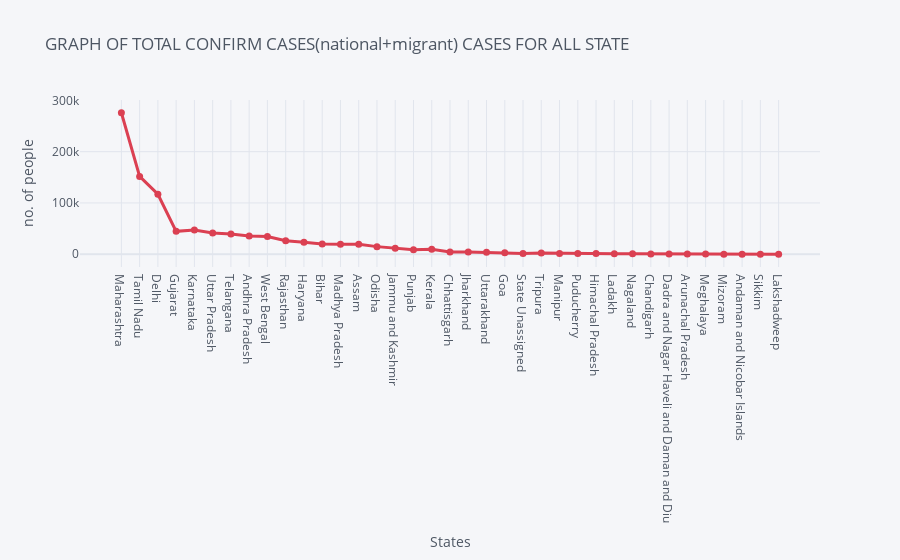

Notebook code for this chart:
### Code cell
#Total_confirm_cases1=df.groupby('State_code')['Total_confirmed_cases'].sum().sort_values(ascending=False).to_frame()
#Total_confirm_cases1['Total_confirmed_cases'].plot(figsize=(20,5),linewidth=4,color='b')
#plt.title('GRAPH OF TOTAL CONFIRM CASES(national+migrant) CASES FOR ALL STATE')

#scatter plotly
df.iplot(kind='scatter',x='State',y=['Total_confirmed_cases'],color='red',width=3,mode='markers+lines',size=7,title='GRAPH OF TOTAL CONFIRM CASES(national+migrant) CASES FOR ALL STATE',xTitle='States',yTitle='no. of people')

### Figure 1 — Plotly figure (JSON) as saved in the notebook; plotly's stock layout.template omitted (floating-point values rounded to 4 significant figures)
{"data": [{"line": {"color": "rgba(219, 64, 82, 1.0)", "dash": "solid", "shape": "linear", "width": 3}, "marker": {"size": 7, "symbol": "circle"}, "mode": "markers+lines", "name": "Total_confirmed_cases", "text": "", "type": "scatter", "x": ["Maharashtra", "Tamil Nadu", "Delhi", "Gujarat", "Karnataka", "Uttar Pradesh", "Telangana", "Andhra Pradesh", "West Bengal", "Rajasthan", "Haryana", "Bihar", "Madhya Pradesh", "Assam", "Odisha", "Jammu and Kashmir", "Punjab", "Kerala", "Chhattisgarh", "Jharkhand", "Uttarakhand", "Goa", "State Unassigned", "Tripura", "Manipur", "Puducherry", "Himachal Pradesh", "Ladakh", "Nagaland", "Chandigarh", "Dadra and Nagar Haveli and Daman and Diu", "Arunachal Pradesh", "Meghalaya", "Mizoram", "Andaman and Nicobar Islands", "Sikkim", "Lakshadweep"], "y": [275938, 151820, 116993, 44648, 47257, 41383, 39342, 35451, 34427, 26437, 23306, 20173, 19643, 19758, 14898, 11666, 8799, 9558, 4556, 4562, 3818, 2951, 1524, 2295, 1700, 1596, 1354, 1142, 902, 619, 565, 491, 337, 238, 176, 235, 0]}], "layout": {"legend": {"bgcolor": "#F5F6F9", "font": {"color": "#4D5663"}}, "paper_bgcolor": "#F5F6F9", "plot_bgcolor": "#F5F6F9", "title": {"font": {"color": "#4D5663"}, "text": "GRAPH OF TOTAL CONFIRM CASES(national+migrant) CASES FOR ALL STATE"}, "xaxis": {"gridcolor": "#E1E5ED", "showgrid": true, "tickfont": {"color": "#4D5663"}, "title": {"font": {"color": "#4D5663"}, "text": "States"}, "zerolinecolor": "#E1E5ED"}, "yaxis": {"gridcolor": "#E1E5ED", "showgrid": true, "tickfont": {"color": "#4D5663"}, "title": {"font": {"color": "#4D5663"}, "text": "no. of people"}, "zerolinecolor": "#E1E5ED"}}}
